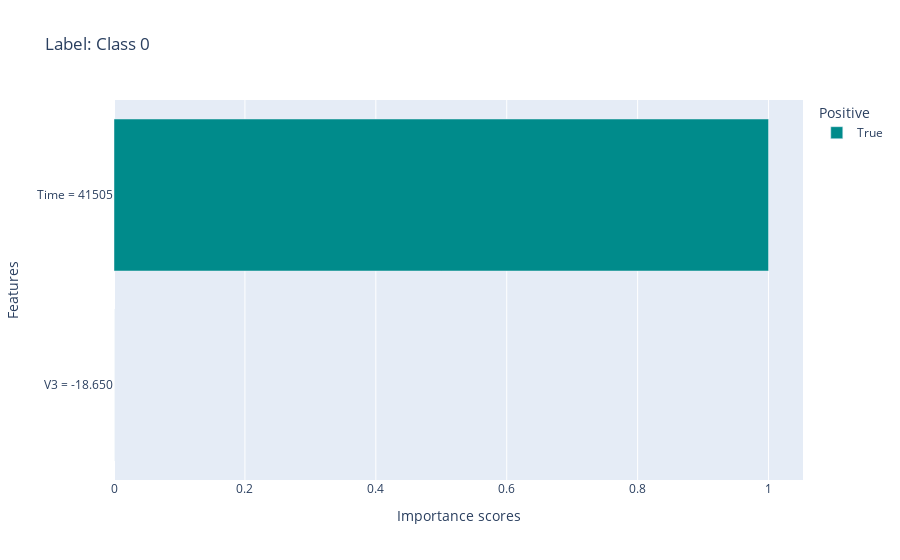
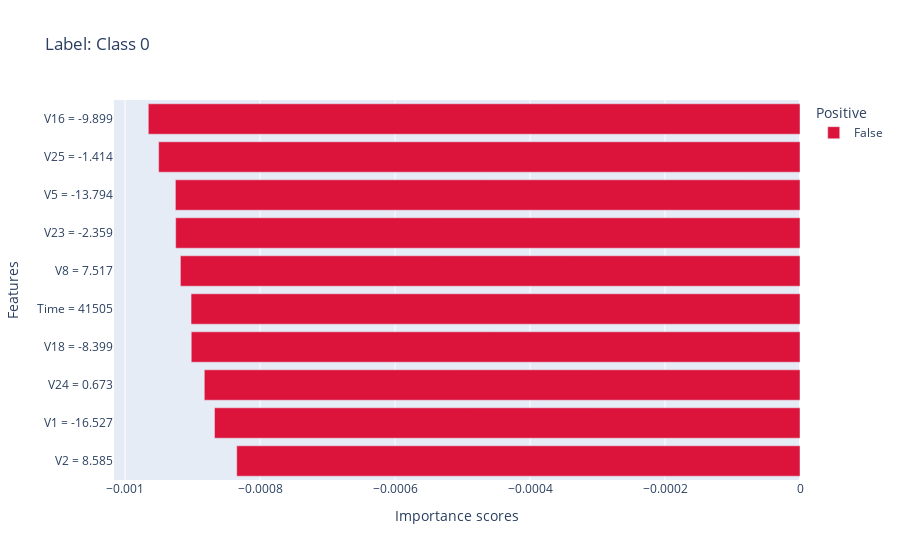
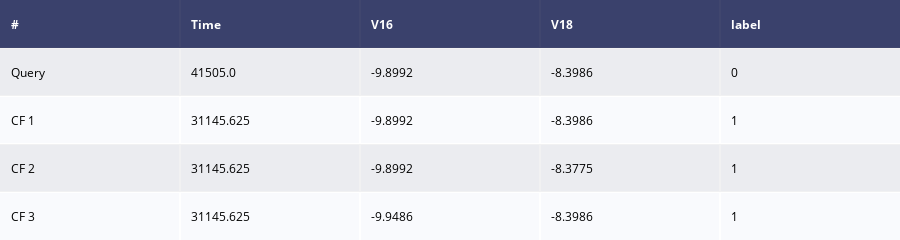
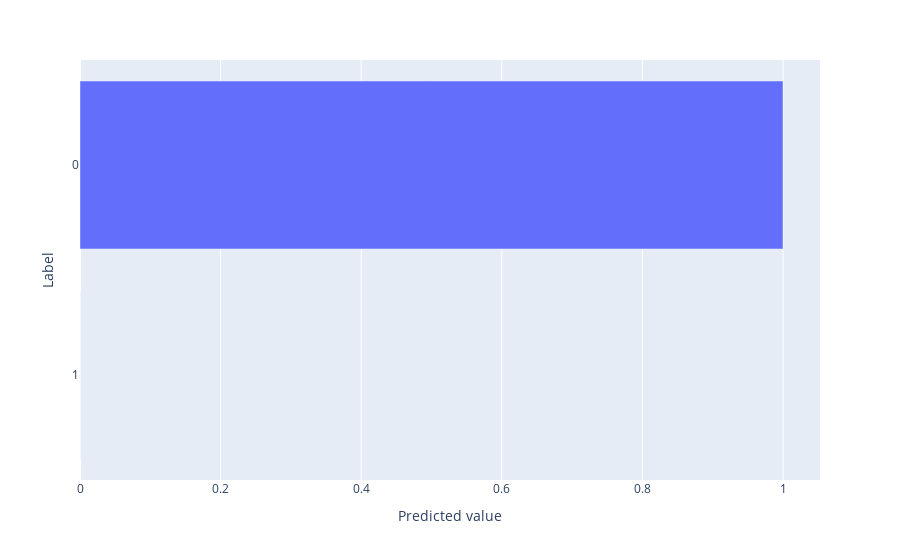

Notebook code cell kept with these figures, in order:
### Code cell
local_explanations['l2x'].ipython_plot()
local_explanations['lime'].ipython_plot()
local_explanations['mace'].ipython_plot()
local_explanations['predict'].ipython_plot(index=0)

### Figure 1 — Plotly figure (JSON) as saved in the notebook; plotly's stock layout.template omitted (floating-point values rounded to 4 significant figures)
{"data": [{"alignmentgroup": "True", "hovertemplate": "Positive=True<br>Importance scores=%{x}<br>Features=%{y}<extra></extra>", "legendgroup": "True", "marker": {"color": "#008B8B", "pattern": {"shape": ""}}, "name": "True", "offsetgroup": "True", "orientation": "h", "showlegend": true, "textposition": "auto", "type": "bar", "x": [1.014e-23, 1], "xaxis": "x", "y": ["V3 = -18.650", "Time = 41505"], "yaxis": "y"}], "layout": {"barmode": "relative", "legend": {"title": {"text": "Positive"}, "tracegroupgap": 0}, "title": {"text": "Label: Class 0"}, "xaxis": {"anchor": "y", "domain": [0, 1], "title": {"text": "Importance scores"}}, "yaxis": {"anchor": "x", "domain": [0, 1], "title": {"text": "Features"}}}}

### Figure 2 — Plotly figure (JSON) as saved in the notebook; plotly's stock layout.template omitted (floating-point values rounded to 4 significant figures)
{"data": [{"alignmentgroup": "True", "hovertemplate": "Positive=False<br>Importance scores=%{x}<br>Features=%{y}<extra></extra>", "legendgroup": "False", "marker": {"color": "#DC143C", "pattern": {"shape": ""}}, "name": "False", "offsetgroup": "False", "orientation": "h", "showlegend": true, "textposition": "auto", "type": "bar", "x": [-0.0008345, -0.0008675, -0.0008826, -0.0009019, -0.0009022, -0.000918, -0.000925, -0.0009254, -0.0009502, -0.0009655], "xaxis": "x", "y": ["V2 = 8.585", "V1 = -16.527", "V24 = 0.673", "V18 = -8.399", "Time = 41505", "V8 = 7.517", "V23 = -2.359", "V5 = -13.794", "V25 = -1.414", "V16 = -9.899"], "yaxis": "y"}], "layout": {"barmode": "relative", "legend": {"title": {"text": "Positive"}, "tracegroupgap": 0}, "title": {"text": "Label: Class 0"}, "xaxis": {"anchor": "y", "domain": [0, 1], "title": {"text": "Importance scores"}}, "yaxis": {"anchor": "x", "domain": [0, 1], "title": {"text": "Features"}}}}

### Figure 3 — Plotly figure (JSON) as saved in the notebook; plotly's stock layout.template omitted (floating-point values rounded to 4 significant figures)
{"data": [{"colorscale": [[0, "#00083e"], [0.5, "#ededee"], [1, "#ffffff"]], "hoverinfo": "none", "opacity": 0.75, "showscale": false, "type": "heatmap", "z": [[0, 0, 0, 0, 0], [0.5, 0.5, 0.5, 0.5, 0.5], [1, 1, 1, 1, 1], [0.5, 0.5, 0.5, 0.5, 0.5], [1, 1, 1, 1, 1]]}], "layout": {"annotations": [{"align": "left", "font": {"color": "#ffffff"}, "showarrow": false, "text": "<b>#</b>", "x": -0.45, "xanchor": "left", "xref": "x", "y": 0, "yref": "y"}, {"align": "left", "font": {"color": "#ffffff"}, "showarrow": false, "text": "<b>Time</b>", "x": 0.55, "xanchor": "left", "xref": "x", "y": 0, "yref": "y"}, {"align": "left", "font": {"color": "#ffffff"}, "showarrow": false, "text": "<b>V16</b>", "x": 1.55, "xanchor": "left", "xref": "x", "y": 0, "yref": "y"}, {"align": "left", "font": {"color": "#ffffff"}, "showarrow": false, "text": "<b>V18</b>", "x": 2.55, "xanchor": "left", "xref": "x", "y": 0, "yref": "y"}, {"align": "left", "font": {"color": "#ffffff"}, "showarrow": false, "text": "<b>label</b>", "x": 3.55, "xanchor": "left", "xref": "x", "y": 0, "yref": "y"}, {"align": "left", "font": {"color": "#000000"}, "showarrow": false, "text": "Query", "x": -0.45, "xanchor": "left", "xref": "x", "y": 1, "yref": "y"}, {"align": "left", "font": {"color": "#000000"}, "showarrow": false, "text": "41505.0", "x": 0.55, "xanchor": "left", "xref": "x", "y": 1, "yref": "y"}, {"align": "left", "font": {"color": "#000000"}, "showarrow": false, "text": "-9.8992", "x": 1.55, "xanchor": "left", "xref": "x", "y": 1, "yref": "y"}, {"align": "left", "font": {"color": "#000000"}, "showarrow": false, "text": "-8.3986", "x": 2.55, "xanchor": "left", "xref": "x", "y": 1, "yref": "y"}, {"align": "left", "font": {"color": "#000000"}, "showarrow": false, "text": "0", "x": 3.55, "xanchor": "left", "xref": "x", "y": 1, "yref": "y"}, {"align": "left", "font": {"color": "#000000"}, "showarrow": false, "text": "CF 1", "x": -0.45, "xanchor": "left", "xref": "x", "y": 2, "yref": "y"}, {"align": "left", "font": {"color": "#000000"}, "showarrow": false, "text": "31145.625", "x": 0.55, "xanchor": "left", "xref": "x", "y": 2, "yref": "y"}, {"align": "left", "font": {"color": "#000000"}, "showarrow": false, "text": "-9.8992", "x": 1.55, "xanchor": "left", "xref": "x", "y": 2, "yref": "y"}, {"align": "left", "font": {"color": "#000000"}, "showarrow": false, "text": "-8.3986", "x": 2.55, "xanchor": "left", "xref": "x", "y": 2, "yref": "y"}, {"align": "left", "font": {"color": "#000000"}, "showarrow": false, "text": "1", "x": 3.55, "xanchor": "left", "xref": "x", "y": 2, "yref": "y"}, {"align": "left", "font": {"color": "#000000"}, "showarrow": false, "text": "CF 2", "x": -0.45, "xanchor": "left", "xref": "x", "y": 3, "yref": "y"}, {"align": "left", "font": {"color": "#000000"}, "showarrow": false, "text": "31145.625", "x": 0.55, "xanchor": "left", "xref": "x", "y": 3, "yref": "y"}, {"align": "left", "font": {"color": "#000000"}, "showarrow": false, "text": "-9.8992", "x": 1.55, "xanchor": "left", "xref": "x", "y": 3, "yref": "y"}, {"align": "left", "font": {"color": "#000000"}, "showarrow": false, "text": "-8.3775", "x": 2.55, "xanchor": "left", "xref": "x", "y": 3, "yref": "y"}, {"align": "left", "font": {"color": "#000000"}, "showarrow": false, "text": "1", "x": 3.55, "xanchor": "left", "xref": "x", "y": 3, "yref": "y"}, {"align": "left", "font": {"color": "#000000"}, "showarrow": false, "text": "CF 3", "x": -0.45, "xanchor": "left", "xref": "x", "y": 4, "yref": "y"}, {"align": "left", "font": {"color": "#000000"}, "showarrow": false, "text": "31145.625", "x": 0.55, "xanchor": "left", "xref": "x", "y": 4, "yref": "y"}, {"align": "left", "font": {"color": "#000000"}, "showarrow": false, "text": "-9.9486", "x": 1.55, "xanchor": "left", "xref": "x", "y": 4, "yref": "y"}, {"align": "left", "font": {"color": "#000000"}, "showarrow": false, "text": "-8.3986", "x": 2.55, "xanchor": "left", "xref": "x", "y": 4, "yref": "y"}, {"align": "left", "font": {"color": "#000000"}, "showarrow": false, "text": "1", "x": 3.55, "xanchor": "left", "xref": "x", "y": 4, "yref": "y"}], "height": 200, "margin": {"b": 0, "l": 0, "r": 0, "t": 0}, "xaxis": {"dtick": 1, "gridwidth": 2, "showticklabels": false, "tick0": -0.5, "ticks": "", "zeroline": false}, "yaxis": {"autorange": "reversed", "dtick": 1, "gridwidth": 2, "showticklabels": false, "tick0": 0.5, "ticks": "", "zeroline": false}}}

### Figure 4 — Plotly figure (JSON) as saved in the notebook; plotly's stock layout.template omitted (floating-point values rounded to 4 significant figures)
{"data": [{"alignmentgroup": "True", "hovertemplate": "Predicted value=%{x}<br>Label=%{y}<extra></extra>", "legendgroup": "", "marker": {"color": "#636efa", "pattern": {"shape": ""}}, "name": "", "offsetgroup": "", "orientation": "h", "showlegend": false, "textposition": "auto", "type": "bar", "x": [2.148e-298, 1], "xaxis": "x", "y": ["1", "0"], "yaxis": "y"}], "layout": {"barmode": "relative", "legend": {"tracegroupgap": 0}, "margin": {"t": 60}, "xaxis": {"anchor": "y", "domain": [0, 1], "title": {"text": "Predicted value"}}, "yaxis": {"anchor": "x", "domain": [0, 1], "title": {"text": "Label"}}}}
